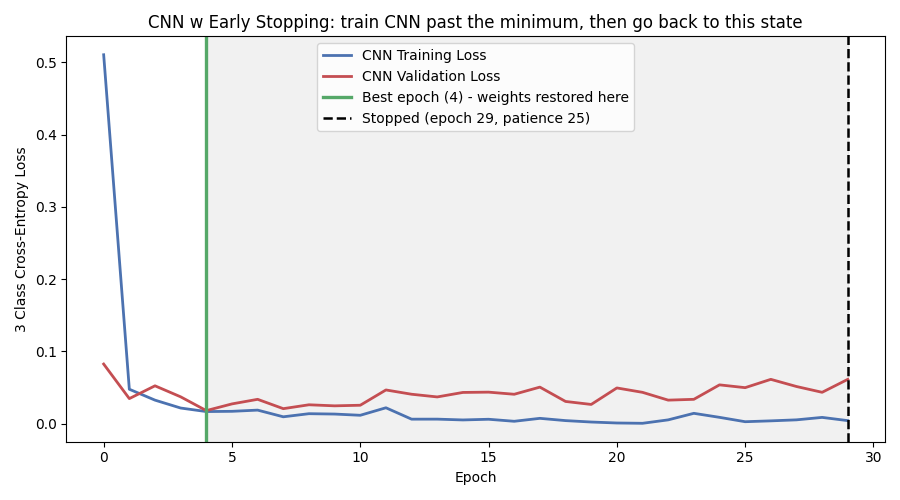

The Python source for this figure:
from pathlib import Path

from matplotlib import pyplot as plt

from quartet_ml.train import CNN, get_cnn_split_data, prepare_cnn_dataloader, train_cnn_with_early_stopping

def mini_cnn_train_felsenstein():
  train_x, train_y = get_cnn_split_data("train", regime_type="felsenstein")
  val_x, val_y = get_cnn_split_data("val", regime_type="felsenstein")
  train_loader = prepare_cnn_dataloader(train_x, train_y, batch_size=32, shuffle=True)
  val_loader = prepare_cnn_dataloader(val_x, val_y, batch_size=32, shuffle=False)
  cnn_model = CNN(in_channels=16, out_channels=8, kernel_size=3)
  _, model_history, metrics = train_cnn_with_early_stopping(cnn_model, train_loader, val_loader)
  fig, axis = plt.subplots(figsize=(9,5))
  axis.plot(model_history.epoch, model_history.train_loss, color="#4C72B0", linewidth=2.0, label="CNN Training Loss")
  axis.plot(model_history.epoch, model_history.val_loss, color="#C44E52", linewidth=2.0, label="CNN Validation Loss")
  axis.axvline(metrics["best_epoch"], color="#55A868", linewidth=2.4, label=f"Best epoch ({metrics['best_epoch']}) - weights restored here")
  axis.axvline(metrics["epochs_run"] - 1, color="black", linestyle="--", linewidth=1.8, label=f"Stopped (epoch {metrics['epochs_run'] - 1}, patience 25)")
  axis.axvspan(metrics["best_epoch"], metrics["epochs_run"] - 1, alpha=0.12, color="#8C8C8C")
  axis.set_xlabel("Epoch")
  axis.set_ylabel("3 Class Cross-Entropy Loss")
  axis.set_title("CNN w Early Stopping: train CNN past the minimum, then go back to this state")
  axis.legend(fontsize=10)
  fig.tight_layout()
  fig.savefig(Path(__file__).resolve().parent / "mini_cnn_train_felsenstein.png")
  plt.show()
  return metrics

if __name__ == "__main__":
  metrics = mini_cnn_train_felsenstein()
  print(metrics)
  
